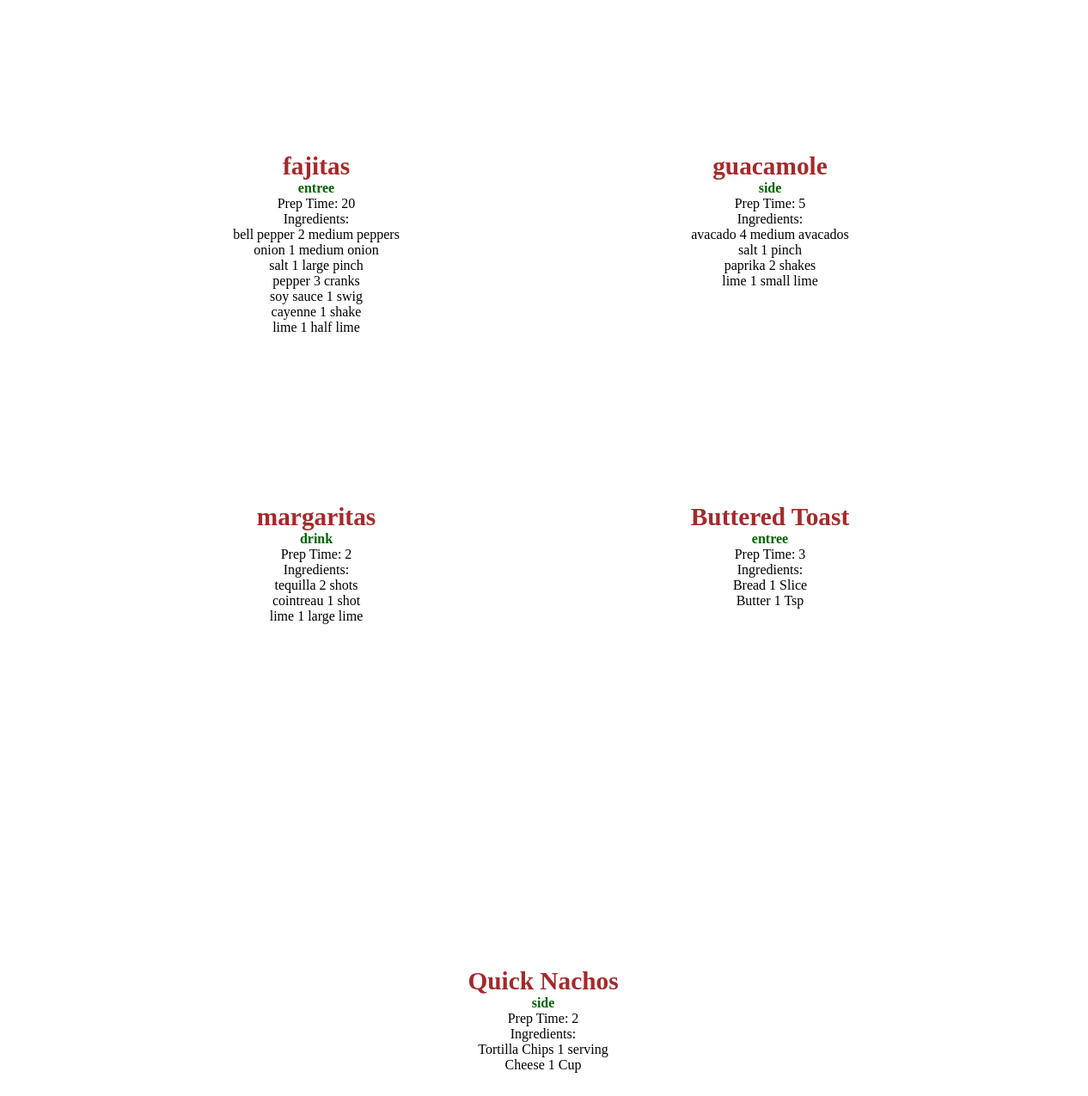
Screenshot of /recipeCards with the database file from the repository.
### tables this page shows
CREATE TABLE recipeBase(recipe_name TEXT primary key, dish,prep_time INTEGER );

CREATE TABLE recipes(
id INTEGER primary key autoincrement, 
recipe_name TEXT, 
ingredient_name TEXT, 
amount INTEGER, 
unit TEXT,
 foreign key ('recipe_name') REFERENCES recipeBase(recipe_name));

### app.py (the view)
@app.route('/recipeCards')
def generate_cards():
    with db_conect() as db:
        cur = db.cursor()
        cur.execute('''
        SELECT * FROM recipeBase''')
        recipeBases = cur.fetchall()
        recipeDict = {}
        for recipeBase in recipeBases:
            recipeKey = recipeBase[0]
            cur.execute(f'''
                    SELECT recipes.recipe_name, ingredient_name, amount, unit FROM recipes
                    INNER JOIN recipeBase ON recipes.recipe_name = recipeBase.recipe_name
                    WHERE recipes.recipe_name = '{recipeKey}';''')
            ingredientList = cur.fetchall()
            recipeDict[recipeKey] = {'Dish Type': recipeBase[1],'Prep Time': recipeBase[2], 'Ingredients': ingredientList}
    return render_template('recipe4.html', recipeDict=recipeDict)

### app.py (called while the page is built)
def db_conect():
    db_name = "cookBook.sqlite"
    conn = sqlite3.connect(db_name)
    conn.row_factory = sqlite3.Row
    return conn

### templates/recipe4.html (shortened to what this page needs)
{% extends "base.html" %}
{% block href %} href="../static/css/recipe4.css"{% endblock %}
{% block main %}
{% for key, recipe in recipeDict.items() %}
    {% if loop.index0%4==0 %}
<div class="pageSize">
    {% endif %}
    {% if loop.index0%2==0 %}
        <div class="cardRow{{ (loop.index0//2) + 1 }}">
        {% endif %}
            <div class="cardSize cardColumn{{ (loop.index0 % 2) + 1 }}">
                <p class="fs22">{{key}}</p>
                <p class="fs12Green">{{ recipe['Dish Type'] }}</p>
                <p class="fs12">Prep Time: {{ recipe['Prep Time']}}</p>
                <p class="fs12">Ingredients:
                    {% for ingredient in recipe['Ingredients'] %}
                        <br>
                         {{ingredient['ingredient_name']}}
                        {{ ingredient['amount'] }}
                        {{ ingredient['unit'] }}
                    {% endfor %}
                </p>
            </div>
    {% if loop.index0%2==1 %}
        </div>
    {% endif %}
 {% if loop.index0%4==3 %}
</div>
    {% endif %}
 {% endfor %}
{% endblock %}

### templates/base.html (shortened to what this page needs)
<!doctype html>
<html lang="en">
<head>
    <link {% block href %}{% endblock %} } type="text/css" rel="stylesheet">
</head>
<body class="grid-container">
<main> {% block main %}{% endblock %}
</main>
</body>
</html>

### static/css/recipe4.css (style rules this page uses)
.fs22 { font-size: 22pt; font-weight: bold; color:brown; }
.fs12 { font-size: 12pt; }
.fs12Green { font-size: 12pt; font-weight: bold; color:darkgreen; }
.pageSize { height: 8.5in; width:11in; padding:1in; display: grid; grid-template-columns: auto; grid-template-rows: auto auto; }
.cardRow1 { grid-column: 1/2; grid-row: 1; display: grid; grid-template-columns: 50% 50%; }
.cardRow2 { grid-column: 1/2; grid-row:2 ; display:grid; grid-template-columns: 50% 50%; }
.cardColumn1 { grid-column: 1; }
.cardColumn2 { grid-column: 2; }
.cardSize { height:3in; width: 4.5in; text-align: center; justify-self: center; align-self: center; }
p { margin:0; }

### rows the page displays
recipeBase: recipe_name "fajitas", dish "entree", prep_time "20"
recipes: ingredient_name "bell pepper", amount "2", unit "medium peppers"
recipes: ingredient_name "onion", amount "1", unit "medium onion"
recipes: ingredient_name "salt", amount "1", unit "large pinch"
recipes: ingredient_name "pepper", amount "3", unit "cranks"
recipes: ingredient_name "soy sauce", amount "1", unit "swig"
recipes: ingredient_name "cayenne", amount "1", unit "shake"
recipes: ingredient_name "lime", amount "1", unit "half lime"
recipeBase: recipe_name "guacamole", dish "side", prep_time "5"
recipes: ingredient_name "avacado", amount "4", unit "medium avacados"
recipes: ingredient_name "salt", amount "1", unit "pinch"
recipes: ingredient_name "paprika", amount "2", unit "shakes"
recipes: ingredient_name "lime", amount "1", unit "small lime"
recipeBase: recipe_name "margaritas", dish "drink", prep_time "2"
recipes: ingredient_name "tequilla", amount "2", unit "shots"
recipes: ingredient_name "cointreau", amount "1", unit "shot"
recipes: ingredient_name "lime", amount "1", unit "large lime"
recipeBase: recipe_name "Buttered Toast", dish "entree", prep_time "3"
recipes: ingredient_name "Bread", amount "1", unit "Slice"
recipes: ingredient_name "Butter", amount "1", unit "Tsp"
recipeBase: recipe_name "Quick Nachos", dish "side", prep_time "2"
recipes: ingredient_name "Tortilla Chips", amount "1", unit "serving"
recipes: ingredient_name "Cheese", amount "1", unit "Cup"
